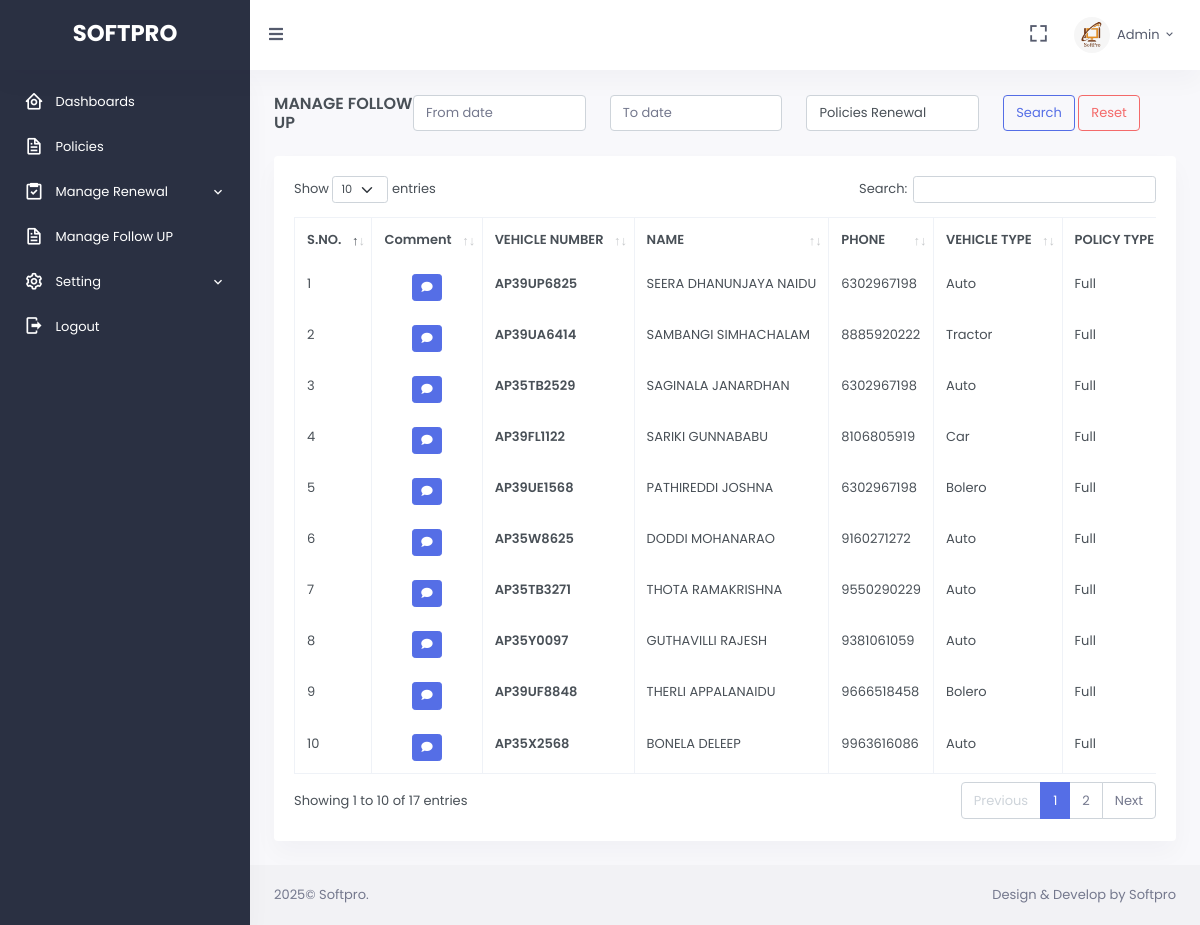
The app's page /feedback-renewal.php (signed in) with its own data.
### tables this page shows
CREATE TABLE `policy` (
  `id` int(100) NOT NULL,
  `name` varchar(100) NOT NULL,
  `phone` varchar(100) NOT NULL,
  `vehicle_number` varchar(100) NOT NULL,
  `chassiss` varchar(100) NOT NULL,
  `vehicle_type` varchar(100) NOT NULL,
  `insurance_company` varchar(100) NOT NULL,
  `policy_type` varchar(100) NOT NULL,
  `policy_issue_date` date NOT NULL,
  `policy_start_date` date NOT NULL,
  `policy_end_date` date NOT NULL,
  `fc_expiry_date` varchar(100) DEFAULT NULL,
  `permit_expiry_date` varchar(100) DEFAULT NULL,
  `premium` decimal(15,2) NOT NULL,
  `revenue` decimal(15,2) NOT NULL,
  `created_date` date NOT NULL
);

### feedback-renewal.php (the view, shortened to what this page needs)
<?php
    include 'include/config.php';
?>
<!doctype html>
<html lang="en">
<head>
	<link href="assets/libs/datatables.net-bs4/css/dataTables.bootstrap4.min.css" rel="stylesheet" type="text/css" />
	<link href="assets/libs/datatables.net-buttons-bs4/css/buttons.bootstrap4.min.css" rel="stylesheet" type="text/css" />
	<link href="assets/libs/datatables.net-responsive-bs4/css/responsive.bootstrap4.min.css" rel="stylesheet" type="text/css" />
	<link rel="stylesheet" href="assets/libs/%40chenfengyuan/datepicker/datepicker.min.css">
	<link href="assets/css/bootstrap.min.css" id="bootstrap-style" rel="stylesheet" type="text/css" />
	<link href="assets/css/icons.min.css" rel="stylesheet" type="text/css" />
	<link href="assets/css/app.min.css" id="app-style" rel="stylesheet" type="text/css" />
</head>
<body data-sidebar="dark">
	<div id="layout-wrapper">
		<header id="page-topbar">
			<?php require 'include/header.php'; ?>
		</header>
		<div class="vertical-menu">
			<div data-simplebar class="h-100">
				<div id="sidebar-menu">
					<?php require 'include/sidebar.php'; ?>
				</div>
			</div>
		</div>
		<div class="main-content">
			<div class="page-content">
				<div class="container-fluid">
					<div class="row">
						<div class="col-12">
							<div class="page-title-box d-sm-flex align-items-center justify-content-between">
								<h4 class="mb-sm-0 font-size-18">Manage Follow UP</h4>
								<div class="page-title-right">
									<ol class="breadcrumb m-0">
										<li class="breadcrumb-item">
											<form action="manage-renewal.php" autocomplete="off" method="post" >
												<div class="row" >
													<div class="col-md-3" >
														<?php if(!empty($_POST['fromdate'])){ ?>
														<input type="text" name="fromdate" class="form-control js-datepicker" value="<?=$_POST['fromdate'];?>" placeholder="From date" >
														<?php }else{ ?>
														<input type="text" name="fromdate" class="form-control js-datepicker" placeholder="From date"  name="">
														<?php } ?>
													</div>
													<div class="col-md-3" >
														<?php if(!empty($_POST['todate'])){ ?>
														<input class="form-control js-datepicker" type="text" value="<?=$_POST['todate'];?>" placeholder="To date" name="todate">
														<?php }else{ ?>
														<input class="form-control js-datepicker" type="text" placeholder="To date" name="todate">
														<?php } ?>
													</div>
													<div class="col-md-3" >
														<select class="form-control" name="type" >
															<?php if(isset($_POST['type']) && $_POST['type'] =='1' ){ ?>
															<option selected value="1" >Policies Renewal</option>
															<?php }else{ ?>
															<option value="1" >Policies Renewal</option>
															<?php } ?>
														</select>
													</div>
													<div class="col-md-3" >
														<button name="submit" class="btn btn-outline-primary" >Search</button>
														<a class="btn btn-outline-danger " href="manage-renewal.php">Reset</a>
													</div>
												</div>
											</form>
										</li>
									</ol>
								</div>
							</div>
						</div>
					</div>
					<div class="row">
						<div class="col-12">
							<div class="card">
								<div class="card-body">
									<div class="table-responsive" >
										<table id="datatable" class="table table-bordered dt-responsive nowrap w-100">
											<thead>
												<tr>
													<th>S.NO.</th>
													<th>Comment</th>
													<th>VEHICLE&nbsp;NUMBER</th>
													<th>NAME</th>
													<th>PHONE</th>
													<th>VEHICLE&nbsp;TYPE</th>
													<th>POLICY&nbsp;TYPE</th>
												</tr>
											</thead>
											<tbody>
												<?php
													$sn=1;
													if(isset($_GET['pending'])){
													     $sql = "select * from policy where month(policy_end_date) ='".date("m")."' and year(policy_end_date)='".date("Y")."' ";
													}elseif(isset($_GET['renewal'])){
													     $sql = "select * from history where month(policy_end_date) >='".date("m")."' and year(policy_end_date)='".date("Y")."' GROUP BY vehicle_number ";
													}else{
							                        	$sql = "SELECT * FROM policy where month(policy_end_date) ='".date("m")."' and year(policy_end_date)='".date("Y")."' ORDER BY id DESC ";
							                    	}
							                        $rs = mysqli_query($con, $sql);
							                        if(mysqli_num_rows($rs) > 0){
							                        while ($r=mysqli_fetch_array($rs)) {
												?>
												<tr>
													<td><?=$sn;?></td>
													<td class="text-center">
													    <button type="button" class="btn btn-primary btn-sm" data-bs-toggle="modal" onclick="viewcomment('<?=$r['id'];?>')" data-id="<?=$r['id'];?>" data-bs-target="#exampleModal"><i class="fa fa-comment" ></i></button>
												    </td>
													<td><a href="javascript: void(0);" class="text-body fw-bold waves-effect waves-light" onclick="viewpolicy(this)" data-id="<?=$r['id'];?>"><?=$r['vehicle_number'];?></a></td>
													<td><?=$r['name'];?></td>
													<td><?=$r['phone'];?></td>
													<td><?=$r['vehicle_type'];?></td>
													<td><?=$r['policy_type'];?></td>
												</tr>
												<?php $sn++; } }else{ ?>
					                        <tr>
         										<td colspan="10" >No Policy found</td>
					                        </tr>
             								<?php } ?>
											</tbody>
										</table>
									</div>
								</div>
							</div>
						</div>
					</div>
				</div>
			</div>
			<footer class="footer">
				<div class="container-fluid">
					<div class="row">
						<div class="col-sm-6">
							© Softpro.</div>
						<div class="col-sm-6">
							<div class="text-sm-end d-none d-sm-block">Design & Develop by Softpro</div>
						</div>
					</div>
				</div>
			</footer>
		</div>
	</div>
</body>
</html>

### records on screen
policy: vehicle_number "AP39UP6825", name "SEERA DHANUNJAYA NAIDU", phone "6302967198", vehicle_type "Auto", policy_type "Full"
policy: vehicle_number "AP39UA6414", name "SAMBANGI SIMHACHALAM", phone "8885920222", vehicle_type "Tractor", policy_type "Full"
policy: vehicle_number "AP35TB2529", name "SAGINALA JANARDHAN", phone "6302967198", vehicle_type "Auto", policy_type "Full"
policy: vehicle_number "AP39FL1122", name "SARIKI GUNNABABU", phone "8106805919", vehicle_type "Car", policy_type "Full"
policy: vehicle_number "AP39UE1568", name "PATHIREDDI JOSHNA", phone "6302967198", vehicle_type "Bolero", policy_type "Full"
policy: vehicle_number "AP35W8625", name "DODDI MOHANARAO", phone "9160271272", vehicle_type "Auto", policy_type "Full"
policy: vehicle_number "AP35TB3271", name "THOTA RAMAKRISHNA", phone "9550290229", vehicle_type "Auto", policy_type "Full"
policy: vehicle_number "AP35Y0097", name "GUTHAVILLI RAJESH", phone "9381061059", vehicle_type "Auto", policy_type "Full"
policy: vehicle_number "AP39UF8848", name "THERLI APPALANAIDU", phone "9666518458", vehicle_type "Bolero", policy_type "Full"
policy: vehicle_number "AP35X2568", name "BONELA DELEEP", phone "9963616086", vehicle_type "Auto", policy_type "Full"

### other values on screen
$_SESSION['username'] "Admin"
